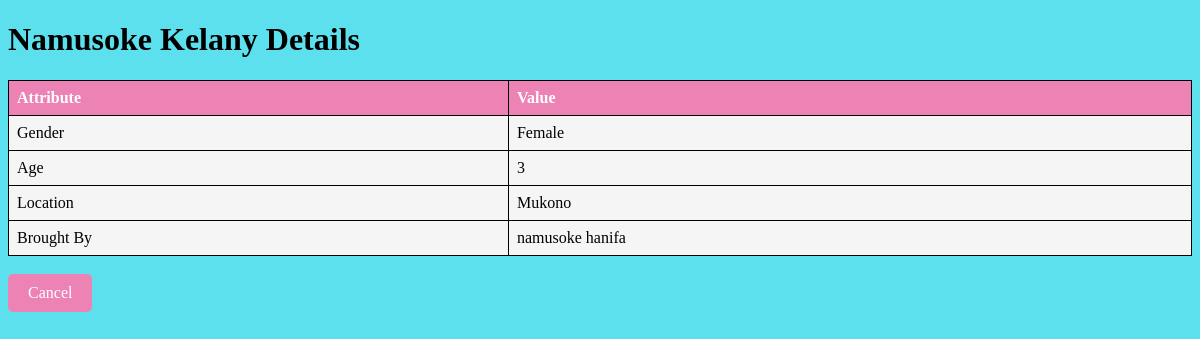
Screenshot of /baby_detail/3/ with the database file from the repository.
### babyform/models.py (models this page shows, shortened)
class Baby(models.Model):
    name = models.CharField(max_length=100)
    gender = models.CharField(max_length=10)
    age = models.IntegerField()
    location = models.CharField(max_length=100)
    brought_by = models.CharField(max_length=100, default="")
    arrival_time = models.DateTimeField(default=timezone.now)
    parents_names = models.CharField(max_length=200, null=True)
    fee = models.CharField(max_length=20, default='UGX 0')
    period_of_stay = models.CharField(max_length=100)
    baby_number = models.IntegerField(default='')
    assigned_sitter = models.ForeignKey(Sitter, on_delete=models.SET_NULL, null=True, blank=True)

### babyform/views.py (the view)
# urls.py: path('baby_detail/<int:pk>/', views.baby_detail, name='baby_detail'),
def baby_detail(request, pk):
    baby = get_object_or_404(Baby, pk=pk)
    return render(request, 'baby_detail.html', {'baby': baby})

### babyform/templates/baby_detail.html (shortened to what this page needs)
<!DOCTYPE html>
<html lang="en">
<head>
</head>
<body>
    <h1>{{ baby.name }} Details</h1>
    <table>
        <tr>
            <th>Attribute</th>
            <th>Value</th>
        </tr>
        <tr>
            <td>Gender</td>
            <td>{{ baby.gender }}</td>
        </tr>
        <tr>
            <td>Age</td>
            <td>{{ baby.age }}</td>
        </tr>
        <tr>
            <td>Location</td>
            <td>{{ baby.location }}</td>
        </tr>
        <tr>
            <td>Brought By</td>
            <td>{{ baby.brought_by }}</td>
        </tr>
    </table><br>
    <a href="{% url 'baby_list' %}" class="cancel-button">Cancel</a>
</body>
</html>

### babyform/templates/baby_detail.html (style rules this page uses)
body { background-color: #5de0ed; }
table { width: 100%; border-collapse: collapse; }
th, td { border: 1px solid #000; padding: 8px; text-align: left; background-color: whitesmoke; color: #000; }
th { background-color: #ed83b5; color: #fff; }
h1 { color: #000; }
a.cancel-button { display: inline-block; padding: 10px 20px; background-color: #ed83b5; color: #fff; text-decoration: none; border-radius: 5px; }

### rows the page displays
Baby: name "Namusoke Kelany", gender "Female", age "3", location "Mukono", brought_by "namusoke hanifa"
